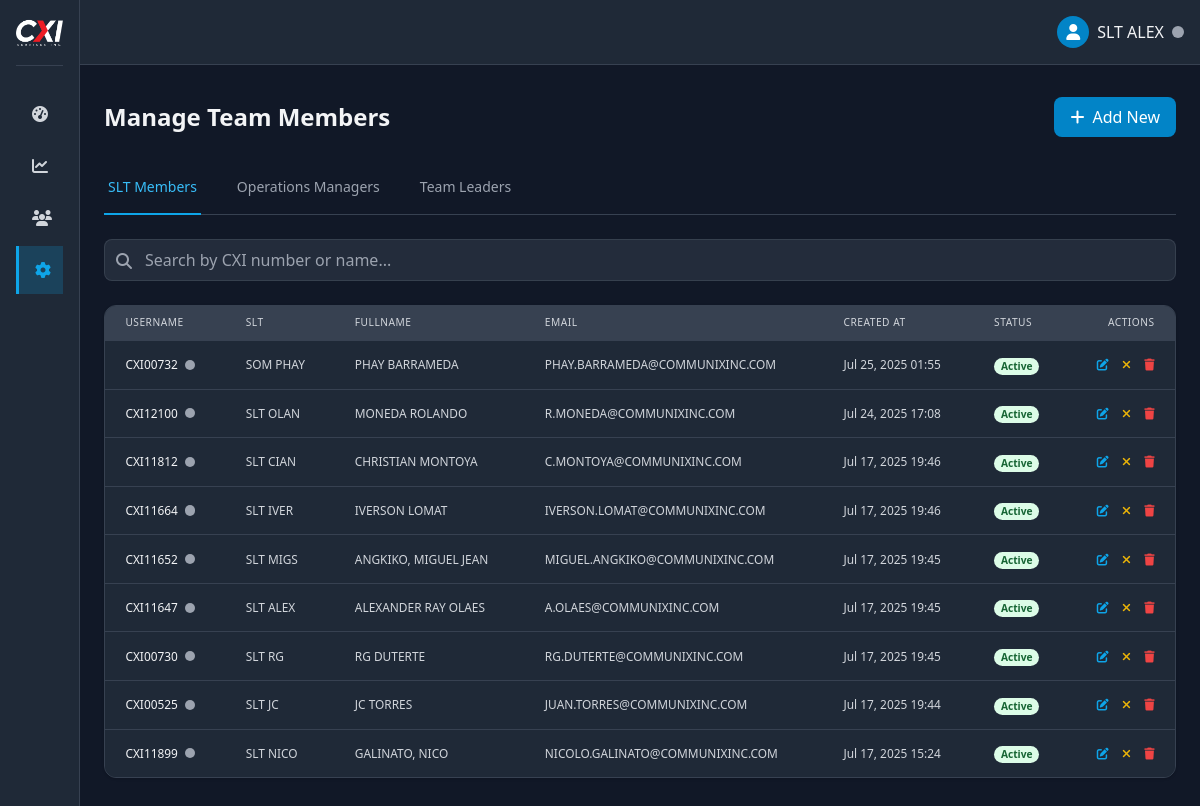
Screenshot of /admin/users.php?tab=users (signed in) with the database file from the repository.
### tables this page shows
CREATE TABLE `users` (
  `id` int(11) NOT NULL,
  `username` varchar(50) NOT NULL,
  `fullname` varchar(100) NOT NULL,
  `sub_name` varchar(50) NOT NULL,
  `password` varchar(255) NOT NULL,
  `slt_email` varchar(100) NOT NULL,
  `created_at` timestamp NOT NULL DEFAULT current_timestamp(),
  `login_attempts` int(11) DEFAULT 0,
  `last_failed_login` timestamp NULL DEFAULT NULL,
  `locked_until` timestamp NULL DEFAULT NULL,
  `role` enum('user','admin') DEFAULT 'admin',
  `is_active` tinyint(1) NOT NULL DEFAULT 1,
  `last_activity` timestamp NULL DEFAULT NULL,
  `last_modified` timestamp NULL DEFAULT current_timestamp() ON UPDATE current_timestamp()
);

### admin/partials/users_table.php (the view, shortened to what this page needs)
<?php
require_once __DIR__ . '/../../includes/functions.php';
$page = isset($_POST['page']) ? (int)$_POST['page'] : (isset($_GET['page']) ? (int)$_GET['page'] : 1);
$type = isset($_POST['type']) ? $_POST['type'] : (isset($_GET['tab']) ? $_GET['tab'] : 'users');
$page = max($page, 1);
$table = 'users';
$idColumn = 'id';
$perPage = 10;
$searchQuery = '';
try {
    $countStmt = $pdo->prepare("SELECT COUNT(*) FROM $table $searchQuery");
    $countStmt->execute();
    $totalRecords = $countStmt->fetchColumn();
} catch (PDOException $e) {
    $totalRecords = 0;
}
$totalPages = ceil($totalRecords / $perPage);
$page = min($page, $totalPages);
$offset = ($page - 1) * $perPage;
try {
    $query = "SELECT * FROM $table $searchQuery ORDER BY created_at DESC LIMIT :limit OFFSET :offset";
    $stmt = $pdo->prepare($query);
    $stmt->bindValue(':limit', $perPage, PDO::PARAM_INT);
    $stmt->bindValue(':offset', $offset, PDO::PARAM_INT);
    $stmt->execute();
    $records = $stmt->fetchAll();
} catch (PDOException $e) {
    $records = [];
}
?>
<div class="bg-gray-800 rounded-xl border border-gray-700 overflow-hidden shadow">
    <div class="overflow-x-auto">
        <table class="min-w-full divide-y divide-gray-700 w-full" style="zoom:85%">
            <thead class="bg-gray-700 ">
                <tr>
                    <?php if ($type === 'users'): ?>
                        <th scope="col" class="px-6 py-3 text-left text-xs font-medium text-gray-300 uppercase tracking-wider">Username</th>
                        <th scope="col" class="px-6 py-3 text-left text-xs font-medium text-gray-300 uppercase tracking-wider">SLT</th>
                        <th scope="col" class="px-6 py-3 text-left text-xs font-medium text-gray-300 uppercase tracking-wider">Fullname</th>
                        <th scope="col" class="px-6 py-3 text-left text-xs font-medium text-gray-300 uppercase tracking-wider">Email</th>
                    <?php endif; ?>
                    <th scope="col" class="px-6 py-3 text-left text-xs font-medium text-gray-300 uppercase tracking-wider">Created At</th>
                    <th scope="col" class="px-6 py-3 text-left text-xs font-medium text-gray-300 uppercase tracking-wider">Status</th>
                    <th scope="col" class="px-6 py-3 text-right text-xs font-medium text-gray-300 uppercase tracking-wider">Actions</th>
                </tr>
            </thead>
            <tbody class="bg-gray-800 divide-y divide-gray-700">
                <?php if (empty($records)): ?>
                    <tr>
                        <td colspan="<?= $type === 'users' ? 8 : 7 ?>" class="px-6 py-4 text-center text-gray-400">
                            No records found
                        </td>
                    </tr>
                <?php else: ?>
                    <?php foreach ($records as $record): ?>
                    <tr class="hover:bg-gray-700/50">
                        <?php if ($type === 'users'): ?>
                            <td class="px-6 py-4 whitespace-nowrap">
                                <div class="flex items-center">
                                    <div class="text-sm font-medium text-gray-100" style="text-transform: uppercase;"><?= htmlspecialchars($record['username']) ?></div>
                                    <?php if ($type === 'users'): ?>
                                        <span class="ml-2 relative flex h-3 w-3">
                                            <span class="relative inline-flex rounded-full h-3 w-3 bg-gray-400 online-status" data-user-id="<?= $record[$idColumn] ?>"></span>
                                        </span>
                                    <?php endif; ?>
                                </div>
                            </td>
                            <td class="px-6 py-4 whitespace-nowrap">
                                <div class="text-sm text-gray-300"><?= htmlspecialchars($record['sub_name']) ?></div>
                            </td>
                            <td class="px-6 py-4 whitespace-nowrap">
                                <div class="text-sm text-gray-300"><?= htmlspecialchars($record['fullname']) ?></div>
                            </td>
                            <td class="px-6 py-4 whitespace-nowrap">
                                <div class="text-sm text-gray-300" style="text-transform: uppercase;"><?= htmlspecialchars($record['slt_email']) ?></div>
                            </td>
                        <?php endif; ?>
                        <td class="px-6 py-4 whitespace-nowrap text-sm text-gray-300">
                            <?= date('M d, Y H:i', strtotime($record['created_at'])) ?>
                        </td>
                        <td class="px-6 py-4 whitespace-nowrap">
                            <span class="px-2 inline-flex text-xs leading-5 font-semibold rounded-full <?= $record['is_active'] ? 'bg-green-100 text-green-800' : 'bg-red-100 text-red-800' ?>">
                                <?= $record['is_active'] ? 'Active' : 'Inactive' ?>
                            </span>
                        </td>
                        <td class="px-6 py-4 whitespace-nowrap text-right text-sm font-medium">
                            <a href="profile.php?id=<?= $record[$idColumn] ?>&type=<?= $type ?>" title="Edit record" class="text-primary-500 hover:text-primary-400 mr-3">
                                <i class="fas fa-edit"></i>
                            </a>
                            <a href="users.php?toggle_status=<?= $record[$idColumn] ?>&type=<?= $type ?>" class="text-yellow-500 hover:text-yellow-400 mr-3" title="Status update" onclick="return confirm('Are you sure you want to <?= $record['is_active'] ? 'deactivate' : 'activate' ?> this record?')">
                                <i class="fas fa-<?= $record['is_active'] ? 'times' : 'check' ?>"></i>
                            </a>
                            <a href="#" onclick="event.preventDefault(); showDeleteModal(<?= $record[$idColumn] ?>, '<?= $type ?>')" class="text-red-500 hover:text-red-400" title="Delete record">
                                <i class="fas fa-trash"></i>
                            </a>
                        </td>
                    </tr>
                    <?php endforeach; ?>
                <?php endif; ?>
            </tbody>
        </table>
    </div>
</div>

### rows the page displays
users: username "CXI00732", sub_name "SOM PHAY", fullname "PHAY BARRAMEDA", slt_email "PHAY.BARRAMEDA@COMMUNIXINC.COM", created_at "Jul 25, 2025 01:55", is_active "Active"
users: username "CXI12100", sub_name "SLT OLAN", fullname "MONEDA ROLANDO", slt_email "R.MONEDA@COMMUNIXINC.COM", created_at "Jul 24, 2025 17:08", is_active "Active"
users: username "CXI11812", sub_name "SLT CIAN", fullname "CHRISTIAN MONTOYA", slt_email "C.MONTOYA@COMMUNIXINC.COM", created_at "Jul 17, 2025 19:46", is_active "Active"
users: username "CXI11664", sub_name "SLT IVER", fullname "IVERSON LOMAT", slt_email "IVERSON.LOMAT@COMMUNIXINC.COM", created_at "Jul 17, 2025 19:46", is_active "Active"
users: username "CXI11652", sub_name "SLT MIGS", fullname "ANGKIKO, MIGUEL JEAN", slt_email "MIGUEL.ANGKIKO@COMMUNIXINC.COM", created_at "Jul 17, 2025 19:45", is_active "Active"
users: username "CXI11647", sub_name "SLT ALEX", fullname "ALEXANDER RAY OLAES", slt_email "A.OLAES@COMMUNIXINC.COM", created_at "Jul 17, 2025 19:45", is_active "Active"
users: username "CXI00730", sub_name "SLT RG", fullname "RG DUTERTE", slt_email "RG.DUTERTE@COMMUNIXINC.COM", created_at "Jul 17, 2025 19:45", is_active "Active"
users: username "CXI00525", sub_name "SLT JC", fullname "JC TORRES", slt_email "JUAN.TORRES@COMMUNIXINC.COM", created_at "Jul 17, 2025 19:44", is_active "Active"
users: username "CXI11899", sub_name "SLT NICO", fullname "GALINATO, NICO", slt_email "NICOLO.GALINATO@COMMUNIXINC.COM", created_at "Jul 17, 2025 15:24", is_active "Active"

### other values shown
$_SESSION['nickname'] "SLT ALEX"
